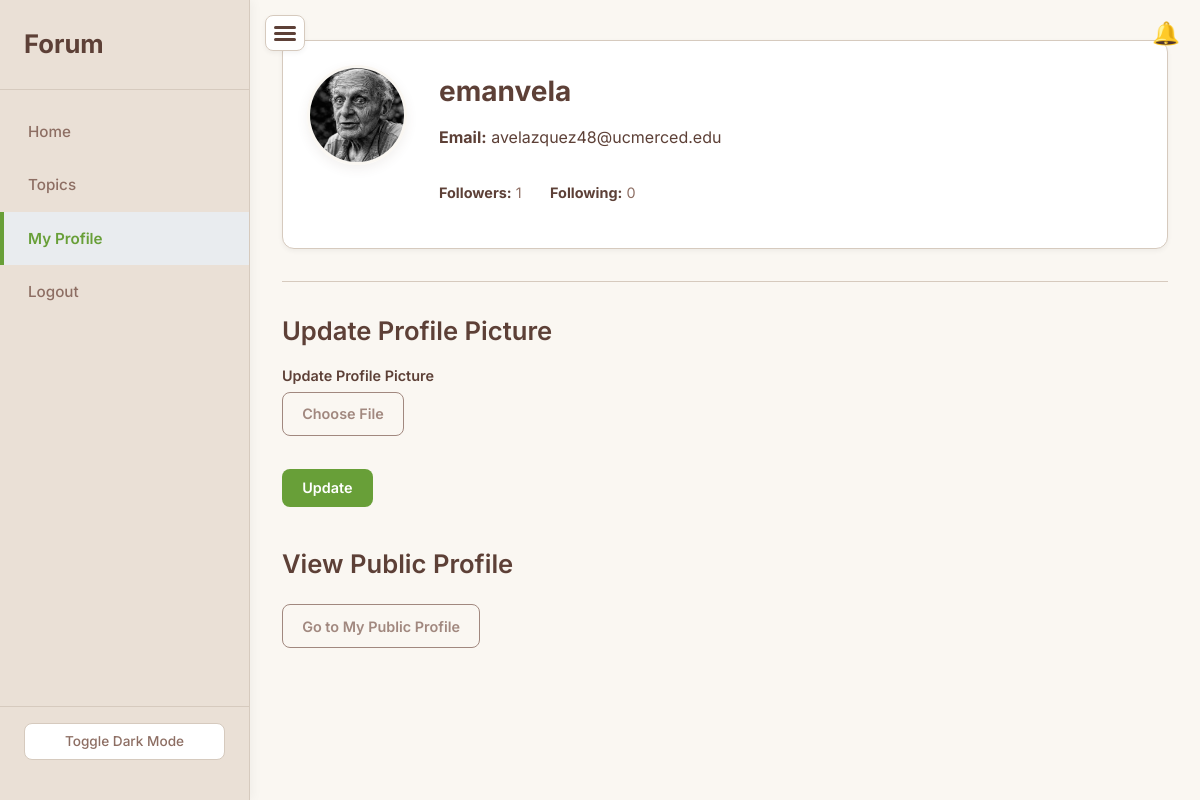
/my-profile (signed in), run on the app's committed database.
### app/models.py (models this page shows, shortened)
class User(UserMixin, db.Model):
    id = db.Column(db.Integer, primary_key=True)
    username = db.Column(db.String(150), unique=True, nullable=False)
    email = db.Column(db.String(120), unique=True, nullable=False)
    password = db.Column(db.String(150), nullable=False)
    role = db.Column(db.String(10), nullable=False, default='student')
    profile_picture = db.Column(db.String(255), nullable=True)
    posts = db.relationship('Post', back_populates='author', lazy='dynamic', cascade='all, delete-orphan')
    replies = db.relationship('Reply', back_populates='author', lazy='dynamic', cascade='all, delete-orphan')
    votes = db.relationship('Vote', back_populates='user', lazy='dynamic', cascade='all, delete-orphan')
    followers = db.relationship(
        'Follow',
        foreign_keys='Follow.user_id',
        backref='followed_user',
        lazy='dynamic',
        cascade='all, delete-orphan'
    )
    following = db.relationship(
        'Follow',
        foreign_keys='Follow.follower_id',
        backref='follower_user',
        lazy='dynamic',
        cascade='all, delete-orphan'
    )

### app/routes.py (the view, shortened to what this page needs)
@main.route('/my-profile', methods=['GET', 'POST'])
@login_required
def my_profile():
    form = ProfileUpdateForm()
    return render_template('my_profile.html', user=current_user, form=form, title=f"{current_user.username}'s Profile")

### app/forms.py
class ProfileUpdateForm(FlaskForm):
    profile_picture = FileField('Update Profile Picture', validators=[FileAllowed(['jpg', 'png'])])
    submit = SubmitField('Update')

### app/routes.py (called while the page is built)
@login_manager.user_loader
def load_user(user_id):
    return User.query.get(int(user_id))

@main.app_context_processor
def inject_notification_count():
    if current_user.is_authenticated:
        count = Notification.query.filter_by(user_id=current_user.id, is_read=False).count()
        return dict(unread_notifications_count=count)
    return dict(unread_notifications_count=0)

### app/templates/my_profile.html (shortened to what this page needs)
{% extends 'base.html' %}
{% block content %}
<div class="profile-header mb-2">
    <div class="profile-header-avatar">
        {% if user.profile_picture %}
            <img src="{{ url_for('static', filename='uploads/' ~ user.profile_picture) }}" alt="My Profile Picture" class="profile-pic-display">
        {% else %}
            <div class="profile-pic-default"><span>{{ user.username[0]|upper }}</span></div>
        {% endif %}
    </div>
    <div class="profile-header-info">
        <h1>{{ user.username }}</h1>
        <p><strong>Email:</strong> {{ user.email }}</p>
        <div class="profile-stats-container">
            <p class="profile-stat-line"><strong>Followers:</strong> {{ user.followers.count() }}</p>
            <p class="profile-stat-line"><strong>Following:</strong> {{ user.following.count() }}</p>
        </div>
    </div>
</div>
<hr>
<div class="profile-actions-forms">
    <div class="form-section mb-2">
        <h2>Update Profile Picture</h2>
        <form method="post" enctype="multipart/form-data" class="profile-update-form">
            <div class="form-group">
                {{ form.profile_picture.label(class="form-label") }}
                <label for="profilePictureInput" class="custom-file-upload">
                     Choose File
                </label>
            </div>
            <p class="mt-1">{{ form.submit(class="btn btn-primary") }}</p>
        </form>
    </div>
    <div class="form-section">
        <h2>View Public Profile</h2>
        <a href="{{ url_for('main.user_profile', username=user.username) }}" class="btn btn-secondary">Go to My Public Profile</a>
    </div>
</div>
{% endblock %}

### data on the page
User: profile_picture (picture), username "emanvela", email "avelazquez48@ucmerced.edu"

### other printed values
{{ user.followers.count() }} "1"
{{ user.following.count() }} "0"
